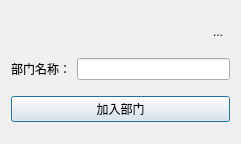
<?xml version="1.0" encoding="UTF-8"?>
<ui version="4.0">
 <class>AddDepart</class>
 <widget class="QDialog" name="AddDepart">
  <property name="geometry">
   <rect>
    <x>0</x>
    <y>0</y>
    <width>241</width>
    <height>144</height>
   </rect>
  </property>
  <property name="windowTitle">
   <string>Dialog</string>
  </property>
  <layout class="QVBoxLayout" name="verticalLayout">
   <item>
    <layout class="QHBoxLayout" name="horizontalLayout_2">
     <item>
      <spacer name="horizontalSpacer">
       <property name="orientation">
        <enum>Qt::Horizontal</enum>
       </property>
       <property name="sizeHint" stdset="0">
        <size>
         <width>40</width>
         <height>20</height>
        </size>
       </property>
      </spacer>
     </item>
     <item>
      <widget class="QToolButton" name="toolButton">
       <property name="text">
        <string>...</string>
       </property>
       <property name="icon">
        <iconset resource="res.qrc">
         <normaloff>:/close</normaloff>:/close</iconset>
       </property>
       <property name="iconSize">
        <size>
         <width>20</width>
         <height>20</height>
        </size>
       </property>
       <property name="autoRaise">
        <bool>true</bool>
       </property>
      </widget>
     </item>
    </layout>
   </item>
   <item>
    <layout class="QHBoxLayout" name="horizontalLayout">
     <item>
      <widget class="QLabel" name="label">
       <property name="text">
        <string>部门名称：</string>
       </property>
      </widget>
     </item>
     <item>
      <widget class="QLineEdit" name="addDepartName"/>
     </item>
    </layout>
   </item>
   <item>
    <widget class="QPushButton" name="addDepartBtn">
     <property name="text">
      <string>加入部门</string>
     </property>
    </widget>
   </item>
  </layout>
 </widget>
 <resources>
  <include location="res.qrc"/>
 </resources>
 <connections/>
</ui>
